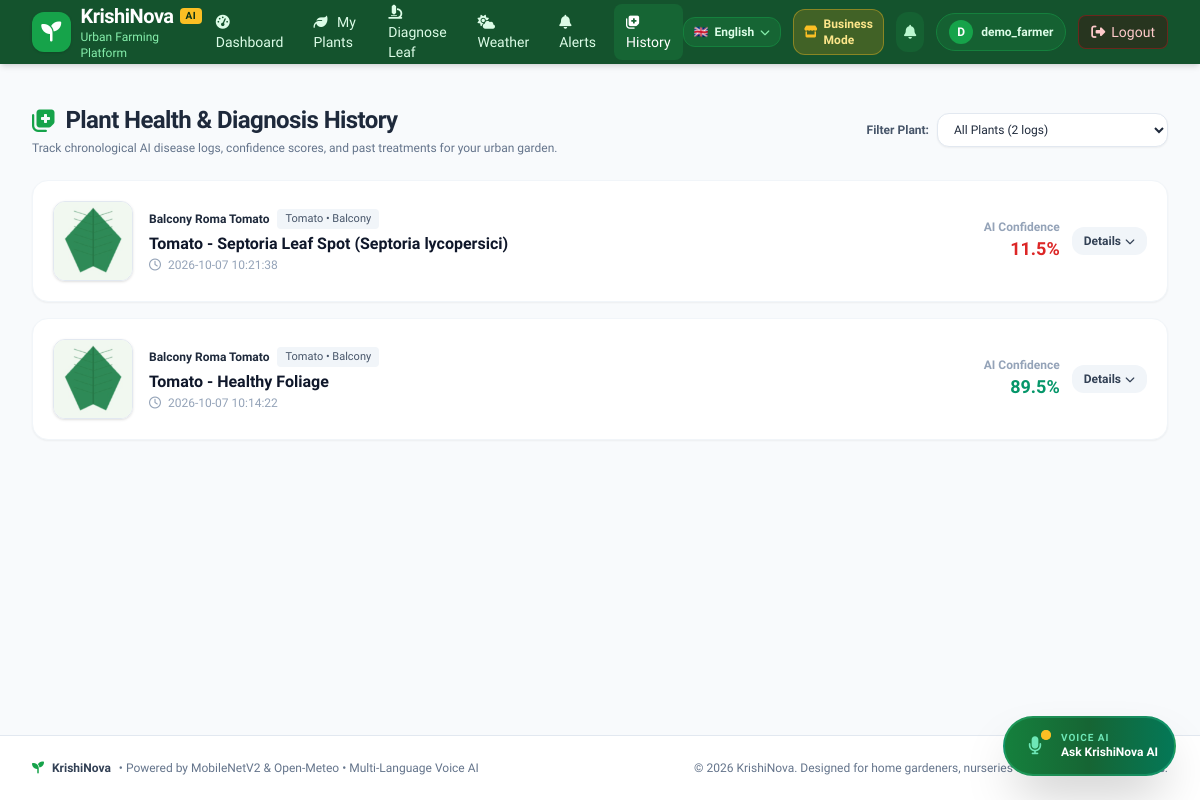
Page /history (signed in) on the earlier database version.
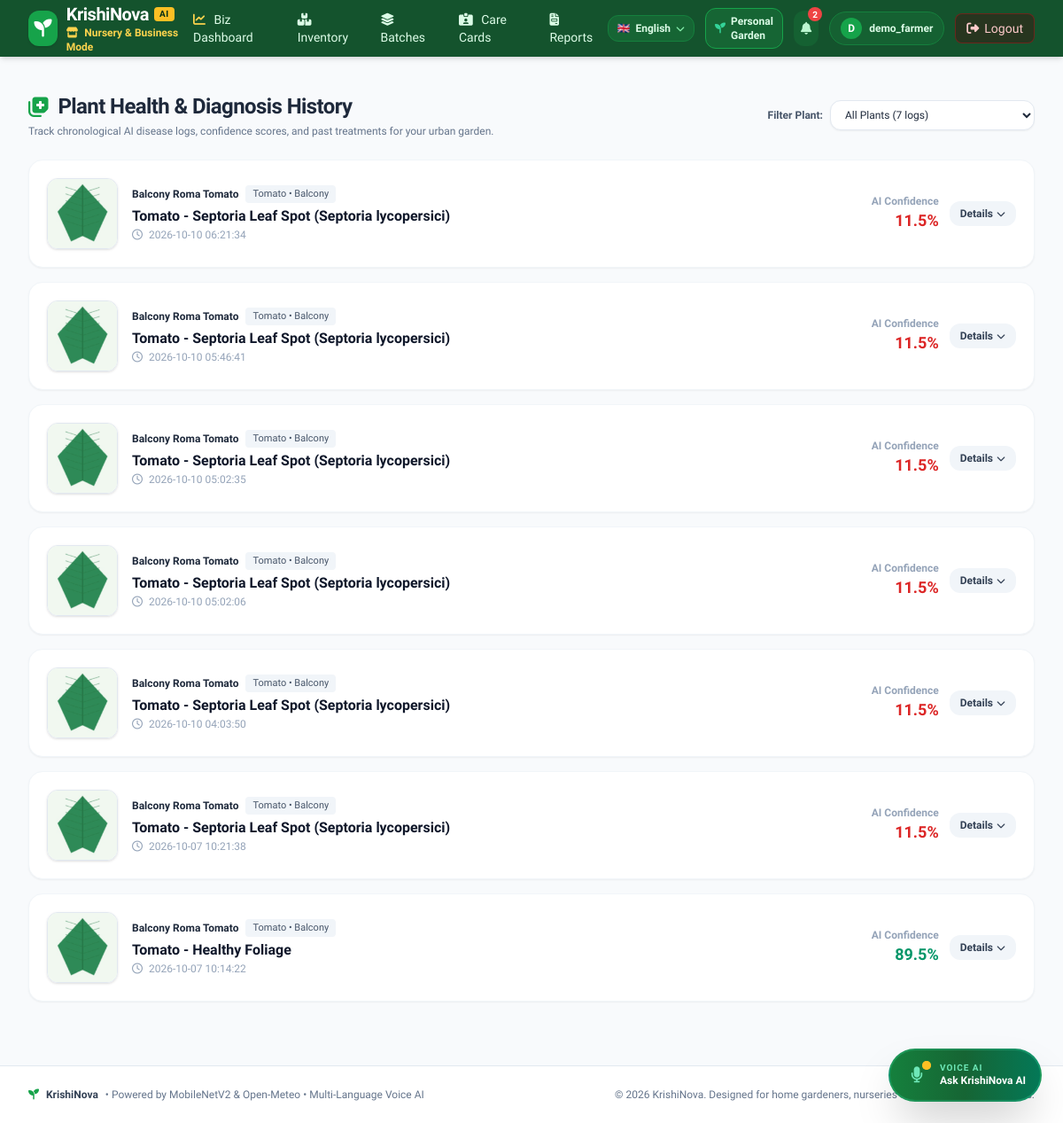
Same page on the later database version.
### tables this page shows
CREATE TABLE health_logs (
                id INTEGER PRIMARY KEY AUTOINCREMENT,
                plant_id INTEGER NOT NULL,
                disease TEXT NOT NULL,
                confidence REAL NOT NULL,
                image_path TEXT,
                symptoms TEXT,
                treatment TEXT,
                prevention TEXT,
                notes TEXT,
                diagnosis_date TIMESTAMP DEFAULT CURRENT_TIMESTAMP,
                FOREIGN KEY (plant_id) REFERENCES plants(id) ON DELETE CASCADE
            );

CREATE TABLE plants (
                id INTEGER PRIMARY KEY AUTOINCREMENT,
                user_id INTEGER NOT NULL,
                plant_name TEXT NOT NULL,
                plant_type TEXT NOT NULL,
                location_type TEXT DEFAULT 'Balcony',
                city TEXT DEFAULT 'New Delhi',
                planting_date TEXT NOT NULL,
                base_watering_days INTEGER DEFAULT 2,
                last_watered_date TEXT,
                notes TEXT,
                created_at TIMESTAMP DEFAULT CURRENT_TIMESTAMP, growth_stage TEXT DEFAULT 'Vegetative', soil_moisture TEXT DEFAULT 'Moderate', preferred_temp_min REAL DEFAULT 10.0, preferred_temp_max REAL DEFAULT 35.0, preferred_temp_optimal_min REAL DEFAULT 18.0, preferred_temp_optimal_max REAL DEFAULT 27.0,
                FOREIGN KEY (user_id) REFERENCES users(id) ON DELETE CASCADE
            );

### app.py (the view)
@app.route("/history")
@login_required
def history():
    user_id = session["user_id"]
    plant_filter = request.args.get("plant_id", type=int)
    plants = db.get_user_plants(user_id)
    logs = db.get_user_health_logs(user_id, plant_id=plant_filter)
    return render_template(
        "history.html",
        logs=logs,
        plants=plants,
        selected_plant_id=plant_filter
    )

### app.py (called while the page is built)
def login_required(f):
    @wraps(f)
    def decorated_function(*args, **kwargs):
        if "user_id" not in session:
            flash("Please log in to access your personal urban farming dashboard.", "warning")
            return redirect(url_for("login", next=request.path))
        return f(*args, **kwargs)
    return decorated_function

### database.py (called while the page is built)
@contextmanager
def get_db():
    conn = sqlite3.connect(DB_PATH)
    conn.row_factory = sqlite3.Row
    conn.execute("PRAGMA foreign_keys = ON")
    try:
        yield conn
    finally:
        conn.close()

def get_user_by_id(user_id):
    with get_db() as conn:
        cursor = conn.cursor()
        cursor.execute("SELECT id, username, email, role, preferred_language, created_at FROM users WHERE id = ?", (user_id,))
        user = cursor.fetchone()
        return dict(user) if user else None

def get_unread_alert_count(user_id):
    with get_db() as conn:
        cursor = conn.cursor()
        cursor.execute("SELECT COUNT(*) FROM weather_alerts WHERE user_id = ? AND is_resolved = 0 AND is_read = 0", (user_id,))
        return cursor.fetchone()[0]

### templates/history.html (shortened to what this page needs)
{% extends "base.html" %}
{% block content %}
<div class="space-y-6">
    <div class="flex flex-col md:flex-row md:items-center justify-between gap-4">
        <div>
            <h1 class="text-2xl font-extrabold text-slate-800 tracking-tight flex items-center space-x-2.5">
                <i class="fa-solid fa-notes-medical text-forest-600"></i>
                <span>Plant Health & Diagnosis History</span>
            </h1>
            <p class="text-xs text-slate-500 mt-1">
                Track chronological AI disease logs, confidence scores, and past treatments for your urban garden.
            </p>
        </div>
        {% if plants %}
        <form method="GET" action="{{ url_for('history') }}" class="flex items-center space-x-2">
            <label for="plant_id" class="text-xs font-semibold text-slate-600 whitespace-nowrap">Filter Plant:</label>
            <select name="plant_id" id="plant_id" onchange="this.form.submit()"
                class="px-3 py-2 bg-white border border-slate-200 rounded-xl text-xs font-medium focus:outline-none focus:ring-2 focus:ring-forest-600 shadow-sm">
                <option value="">All Plants ({{ logs|length }} logs)</option>
            </select>
        </form>
        {% endif %}
    </div>
    {% if logs %}
    <div class="space-y-4">
        {% for log in logs %}
        <div class="bg-white rounded-2xl border border-slate-100 shadow-sm p-5 hover:shadow-md transition">
            <div class="flex flex-col md:flex-row items-start md:items-center justify-between gap-4">
                <div class="flex items-start sm:items-center space-x-4">
                    {% if log.image_path %}
                    <img src="{{ url_for('static', filename=log.image_path) }}" alt="Diagnosed Leaf"
                        class="w-16 h-16 sm:w-20 sm:h-20 rounded-xl object-cover shadow border border-slate-200 flex-shrink-0">
                    {% else %}
                    <div class="w-16 h-16 rounded-xl bg-forest-50 text-forest-600 flex items-center justify-center text-xl flex-shrink-0">
                        <i class="fa-solid fa-leaf"></i>
                    </div>
                    {% endif %}
                    <div>
                        <div class="flex items-center space-x-2 mb-1">
                            <span class="text-xs font-bold text-slate-800">{{ log.plant_name }}</span>
                            <span class="text-[11px] px-2 py-0.5 rounded bg-slate-100 text-slate-600 font-medium">
                                {{ log.plant_type }} &bull; {{ log.location_type }}
                            </span>
                        </div>
                        <h3 class="text-base font-bold text-slate-900 leading-snug">
                            {{ log.disease }}
                        </h3>
                        <p class="text-xs text-slate-400 mt-0.5">
                            <i class="fa-regular fa-clock mr-1"></i> {{ log.diagnosis_date }}
                        </p>
                    </div>
                </div>
                <div class="flex items-center space-x-3 self-end md:self-auto">
                    <div class="text-right">
                        <span class="text-xs font-semibold text-slate-400 block">AI Confidence</span>
                        <span class="text-lg font-extrabold {% if log.confidence >= 75 %}text-emerald-600{% elif log.confidence >= 65 %}text-amber-600{% else %}text-red-600{% endif %}">
                            {{ log.confidence }}%
                        </span>
                    </div>
                    <button type="button" onclick="toggleDetails('details-{{ log.id }}')"
                        class="px-3 py-1.5 bg-slate-100 hover:bg-slate-200 text-slate-700 rounded-xl text-xs font-semibold transition flex items-center space-x-1">
                        <span>Details</span>
                        <i class="fa-solid fa-chevron-down text-[10px]"></i>
                    </button>
                </div>
            </div>
        </div>
        {% endfor %}
    </div>
    {% endif %}
</div>
{% endblock %}

### templates/base.html (shortened to what the changed rows need)
<!DOCTYPE html>
<html lang="{{ current_language or 'en' }}">
<head>
    <script src="https://cdn.tailwindcss.com"></script>
    <link rel="stylesheet" href="https://cdnjs.cloudflare.com/ajax/libs/font-awesome/6.5.1/css/all.min.css">
</head>
<body class="bg-slate-50 text-slate-800 min-h-screen flex flex-col antialiased relative">
    <nav class="bg-forest-900 text-white shadow-md sticky top-0 z-50">
        <div class="max-w-7xl mx-auto px-4 sm:px-6 lg:px-8">
            <div class="flex items-center justify-between h-16">
                <div class="flex items-center space-x-3">
                    <a href="{{ url_for('dashboard') if current_user else url_for('login') }}" class="flex items-center space-x-2.5 group">
                        <div>
                            <span class="text-xl font-bold tracking-tight text-white block leading-tight flex items-center space-x-1.5">
                                <span>KrishiNova</span>
                                <span class="text-[10px] bg-amber-400 text-forest-950 font-black px-1.5 py-0.5 rounded uppercase tracking-wider">AI</span>
                            </span>
                            <span class="text-xs text-forest-300 font-medium block">
                                {% if active_mode == 'business' %}
                                    <span class="text-amber-300 font-semibold"><i class="fa-solid fa-store mr-1"></i> Nursery & Business Mode</span>
                                {% else %}
                                    Urban Farming Platform
                                {% endif %}
                            </span>
                        </div>
                    </a>
                </div>
                {% if current_user %}
                <div class="hidden md:flex items-center space-x-1 lg:space-x-1.5">
                    {% if active_mode == 'business' %}
                        <a href="{{ url_for('business_dashboard') }}" class="px-3 py-2 rounded-lg text-sm font-medium hover:bg-forest-800 transition {{ 'bg-forest-800 text-white' if request.endpoint == 'business_dashboard' else 'text-forest-100 hover:text-white' }}">
                            <i class="fa-solid fa-chart-line mr-1.5 text-amber-300"></i> Biz Dashboard
                        </a>
                        <a href="{{ url_for('business_inventory') }}" class="px-3 py-2 rounded-lg text-sm font-medium hover:bg-forest-800 transition {{ 'bg-forest-800 text-white' if request.endpoint == 'business_inventory' else 'text-forest-100 hover:text-white' }}">
                            <i class="fa-solid fa-boxes-stacked mr-1.5"></i> Inventory
                        </a>
                        <a href="{{ url_for('business_batches') }}" class="px-3 py-2 rounded-lg text-sm font-medium hover:bg-forest-800 transition {{ 'bg-forest-800 text-white' if request.endpoint == 'business_batches' else 'text-forest-100 hover:text-white' }}">
                            <i class="fa-solid fa-layer-group mr-1.5"></i> Batches
                        </a>
                        <a href="{{ url_for('business_care_cards') }}" class="px-3 py-2 rounded-lg text-sm font-medium hover:bg-forest-800 transition {{ 'bg-forest-800 text-white' if request.endpoint == 'business_care_cards' else 'text-forest-100 hover:text-white' }}">
                            <i class="fa-solid fa-id-card-clip mr-1.5"></i> Care Cards
                        </a>
                        <a href="{{ url_for('business_reports') }}" class="px-3 py-2 rounded-lg text-sm font-medium hover:bg-forest-800 transition {{ 'bg-forest-800 text-white' if request.endpoint == 'business_reports' else 'text-forest-100 hover:text-white' }}">
                            <i class="fa-solid fa-file-invoice mr-1.5"></i> Reports
                        </a>
                    {% else %}
                        <a href="{{ url_for('dashboard') }}" class="px-3 py-2 rounded-lg text-sm font-medium hover:bg-forest-800 transition {{ 'bg-forest-800 text-white' if request.endpoint == 'dashboard' else 'text-forest-100 hover:text-white' }}">
                            <i class="fa-solid fa-gauge-high mr-1.5"></i> Dashboard
                        </a>
                        <a href="{{ url_for('plants_view') }}" class="px-3 py-2 rounded-lg text-sm font-medium hover:bg-forest-800 transition {{ 'bg-forest-800 text-white' if request.endpoint == 'plants_view' else 'text-forest-100 hover:text-white' }}">
                            <i class="fa-solid fa-leaf mr-1.5"></i> My Plants
                        </a>
                        <a href="{{ url_for('diagnose') }}" class="px-3 py-2 rounded-lg text-sm font-medium hover:bg-forest-800 transition {{ 'bg-forest-800 text-white' if request.endpoint == 'diagnose' else 'text-forest-100 hover:text-white' }}">
                            <i class="fa-solid fa-microscope mr-1.5"></i> Diagnose Leaf
                        </a>
                        <a href="{{ url_for('weather_view') }}" class="px-3 py-2 rounded-lg text-sm font-medium hover:bg-forest-800 transition {{ 'bg-forest-800 text-white' if request.endpoint == 'weather_view' else 'text-forest-100 hover:text-white' }}">
                            <i class="fa-solid fa-cloud-sun mr-1.5"></i> Weather
                        </a>
                        <a href="{{ url_for('alerts_center') }}" class="px-3 py-2 rounded-lg text-sm font-medium hover:bg-forest-800 transition {{ 'bg-forest-800 text-white' if request.endpoint == 'alerts_center' else 'text-forest-100 hover:text-white' }}">
                            <i class="fa-solid fa-bell mr-1.5"></i> Alerts
                        </a>
                        <a href="{{ url_for('history') }}" class="px-3 py-2 rounded-lg text-sm font-medium hover:bg-forest-800 transition {{ 'bg-forest-800 text-white' if request.endpoint == 'history' else 'text-forest-100 hover:text-white' }}">
                            <i class="fa-solid fa-notes-medical mr-1.5"></i> History
                        </a>
                    {% endif %}
                </div>
                <div class="flex items-center space-x-2 sm:space-x-3">
                    {% if active_mode == 'business' %}
                    <a href="{{ url_for('switch_mode', mode='personal') }}" title="Switch to Personal Garden Mode"
                        class="px-2.5 py-1.5 rounded-xl bg-forest-800 hover:bg-forest-700 text-forest-100 text-xs font-semibold border border-forest-600 transition flex items-center space-x-1.5">
                        <i class="fa-solid fa-seedling text-emerald-400"></i>
                        <span class="hidden lg:inline">Personal Garden</span>
                    </a>
                    {% else %}
                    <a href="{{ url_for('switch_mode', mode='business') }}" title="Switch to Nursery Business Mode"
                        class="px-2.5 py-1.5 rounded-xl bg-amber-500/20 hover:bg-amber-500/30 text-amber-200 text-xs font-semibold border border-amber-400/40 transition flex items-center space-x-1.5">
                        <i class="fa-solid fa-store text-amber-400"></i>
                        <span class="hidden lg:inline">Business Mode</span>
                    </a>
                    {% endif %}
                    <a href="{{ url_for('alerts_center') }}" title="Weather Alert Center"
                        class="relative p-2 rounded-xl bg-forest-800/80 hover:bg-forest-800 text-forest-200 hover:text-white transition">
                        <i class="fa-solid fa-bell text-sm"></i>
                        {% if unread_alert_count > 0 %}
                        <span class="absolute -top-1 -right-1 bg-red-500 text-white text-[10px] font-extrabold w-4 h-4 rounded-full flex items-center justify-center animate-pulse">
                            {{ unread_alert_count if unread_alert_count < 10 else '9+' }}
                        </span>
                        {% endif %}
                    </a>
                </div>
                {% endif %}
            </div>
        </div>
    </nav>
    <main class="flex-1 max-w-7xl mx-auto px-4 sm:px-6 lg:px-8 py-6 w-full">
        {% block content %}{% endblock %}
    </main>
</body>
</html>

Differences in the rows shown:
added health_logs: image_path (picture), plant_name "Balcony Roma Tomato", plant_type "Tomato", location_type "Balcony", disease "Tomato - Septoria Leaf Spot (Septoria lycopersici)", diagnosis_date "2026-10-10 06:21:34", confidence "11.5"
added health_logs: image_path (picture), plant_name "Balcony Roma Tomato", plant_type "Tomato", location_type "Balcony", disease "Tomato - Septoria Leaf Spot (Septoria lycopersici)", diagnosis_date "2026-10-10 05:46:41", confidence "11.5"
added health_logs: image_path (picture), plant_name "Balcony Roma Tomato", plant_type "Tomato", location_type "Balcony", disease "Tomato - Septoria Leaf Spot (Septoria lycopersici)", diagnosis_date "2026-10-10 05:02:35", confidence "11.5"
added health_logs: image_path (picture), plant_name "Balcony Roma Tomato", plant_type "Tomato", location_type "Balcony", disease "Tomato - Septoria Leaf Spot (Septoria lycopersici)", diagnosis_date "2026-10-10 05:02:06", confidence "11.5"
added health_logs: image_path (picture), plant_name "Balcony Roma Tomato", plant_type "Tomato", location_type "Balcony", disease "Tomato - Septoria Leaf Spot (Septoria lycopersici)", diagnosis_date "2026-10-10 04:03:50", confidence "11.5"
Other differences:
{{ unread_alert_count if unread_alert_count < 10 else '9+' }}: (not shown) → "2"
form field plant_id: "All Plants (2 logs)" → "All Plants (7 logs)"
text no longer shown: "Urban Farming Platform Dashboard My Plants Diagnose Leaf Weather Alerts History Business Mode"
text now shown: "Nursery & Business Mode Biz Dashboard Inventory Batches Care Cards Reports Personal Garden"
